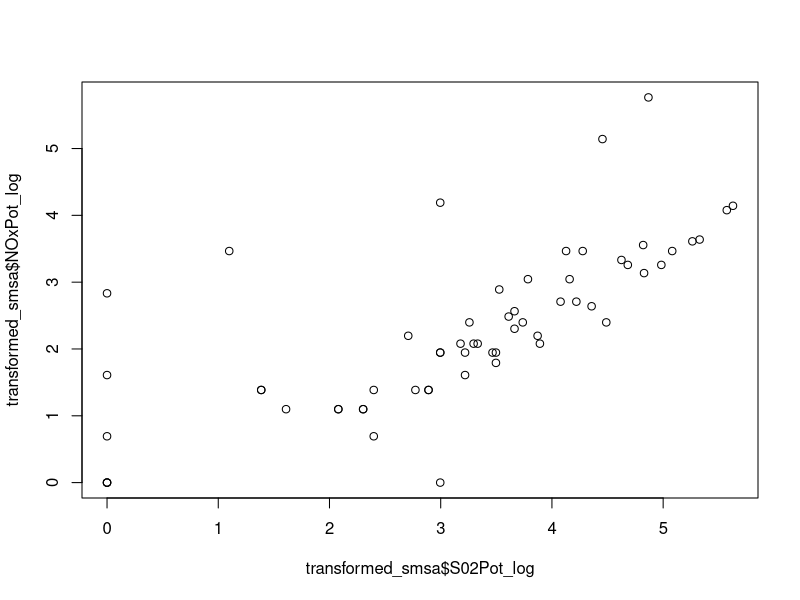
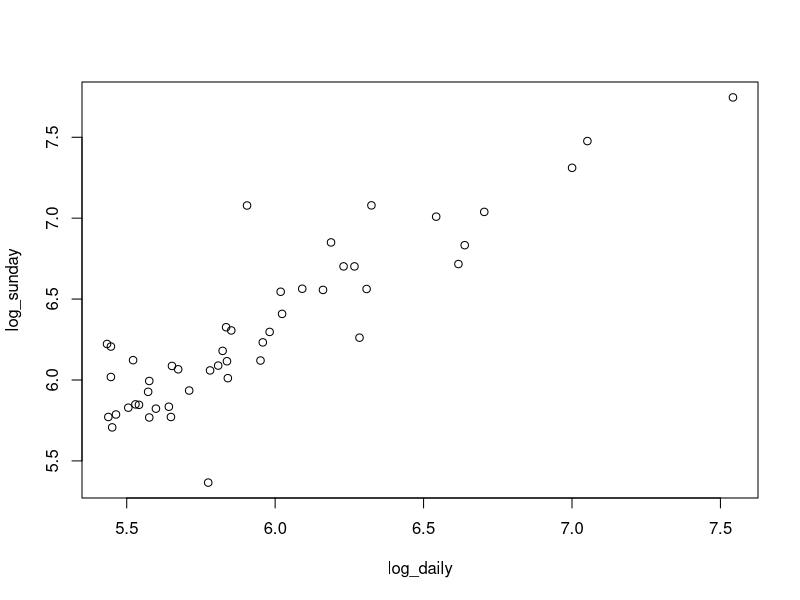
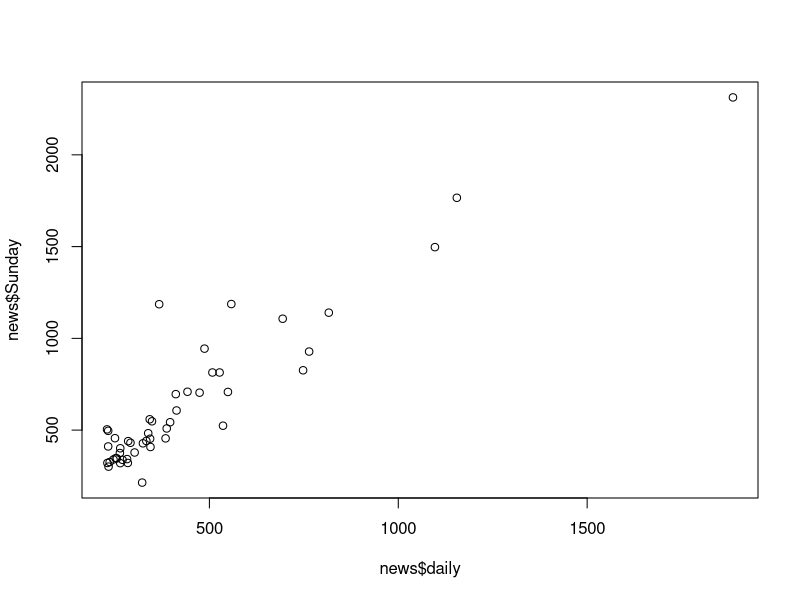
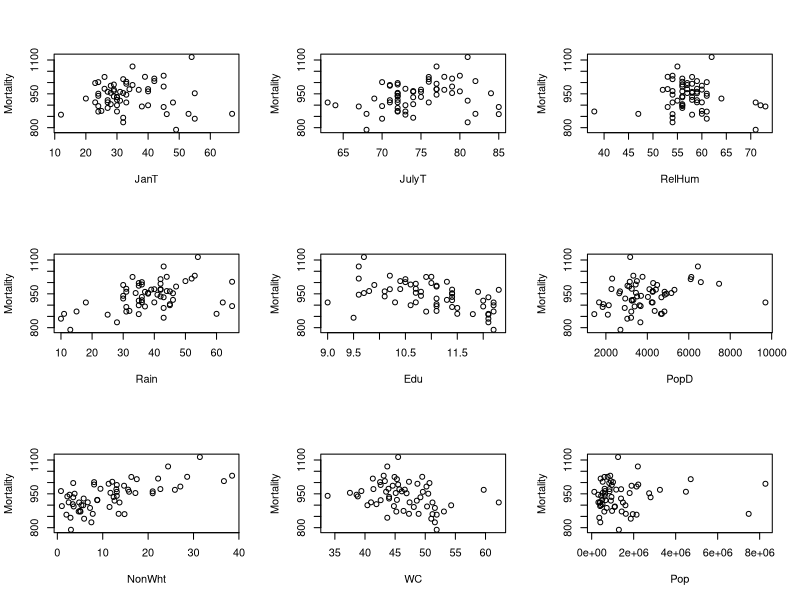
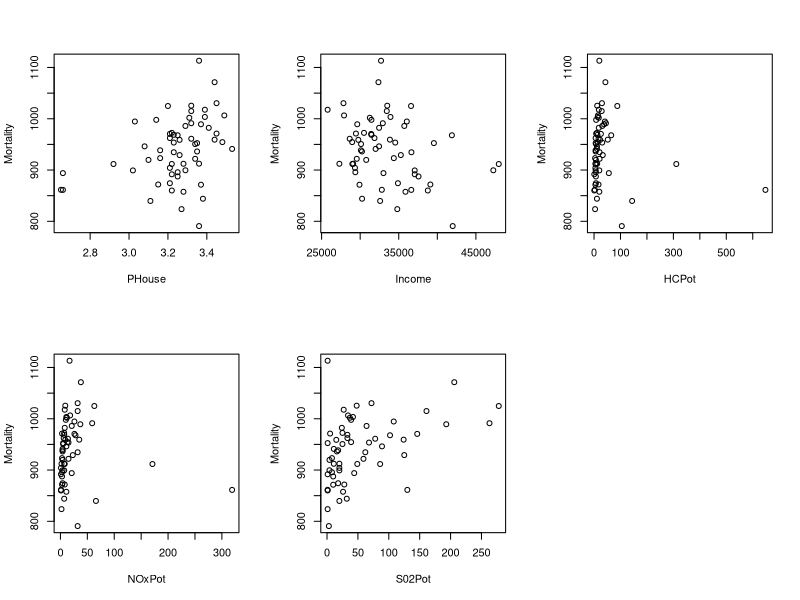
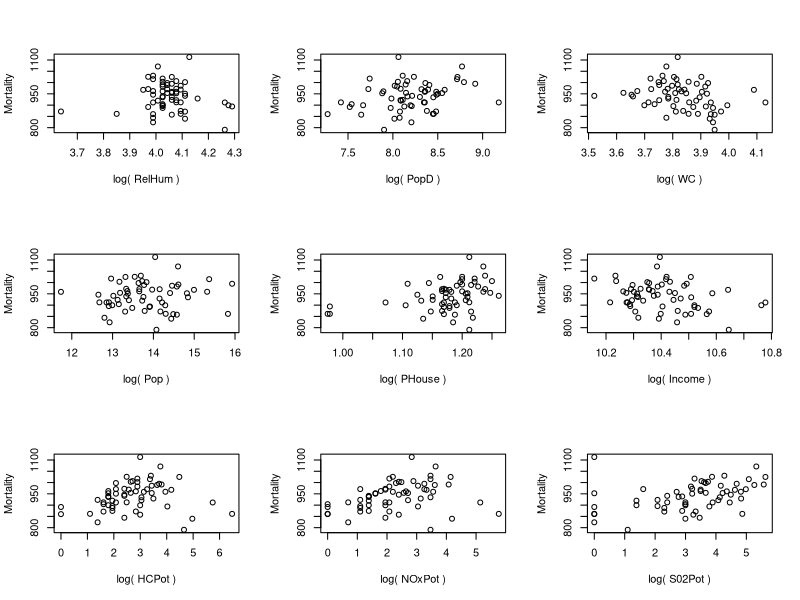

Source code (R) for these figures, in order:
Dropbox = "C:\\users/Jake/Dropbox"
#Dropbox = "~/Dropbox"
path= "/Booth/Fall 2013/Regression/Homeworks/HW6/"
setwd(paste(Dropbox,"/Booth/Fall 2013/Regression/Data", sep=""))
smsa = read.csv("smsa.csv")
news = read.csv("newspaper.csv")

#1.1
paste(sep="", Dropbox, path, "1.1.png")
png(filename=paste(sep="", Dropbox, path, "1.1.png"))
summary(smsa)
par(mfrow=c(3,3))
for(i in 2:16)
{
  if(colnames(smsa)[i] == "Mortality") { next }
  if(i == 12)
  {
    dev.off()
    png(filename=paste(sep="", Dropbox, path, "1.2.png"))
    par(mfrow=c(2,3))
  }
  plot(smsa[,i],smsa$Mortality, xlab=paste(colnames(smsa)[i]), ylab="Mortality") 
}
dev.off()
#transform NOxPot, Pop, PHouse, Income, HCPot, WC, PopD, RelHum, S02Pot to log()

transformed_smsa = data.frame(Mortality = smsa$Mortality)

png(filename=paste(sep="", Dropbox, path, "1.3.png"))
par(mfrow=c(3,3))
for(i in 2:16)
{
  if(colnames(smsa)[i] == "Mortality") { next }
  if(colnames(smsa)[i] == "NOxPot" || 
       colnames(smsa)[i] == "Pop" || 
       colnames(smsa)[i] == "PHouse" || 
       colnames(smsa)[i] == "Income" || 
       colnames(smsa)[i] == "HCPot" || 
       colnames(smsa)[i] == "WC" || 
       colnames(smsa)[i] == "PopD" || 
       colnames(smsa)[i] == "S02Pot" || 
       colnames(smsa)[i] == "RelHum") 
  { 
    transformed_smsa[,eval(paste(sep="", colnames(smsa)[i], "_log"))] <- log(smsa[,i])
    plot(log(smsa[,i]),smsa$Mortality, xlab=paste("log(", colnames(smsa)[i], ")"), ylab="Mortality") 
  }
  else
    {
      transformed_smsa[,eval(colnames(smsa)[i])] <- smsa[,i]
      #plot(smsa[,i],smsa$Mortality, xlab=paste(colnames(smsa)[i]), ylab="Mortality") 
    }
}
dev.off()

#1.2
summary(transformed_smsa)
#transform NOxPlot, Pop, PHouse, Income, HCPot, WC, PopD, RelHum to log()
null <- lm(Mortality ~ 1, data=transformed_smsa)
full <- lm(Mortality ~ ., data=transformed_smsa)

summary(full)

#1.3
reg1<- lm(Mortality ~ JanT + Rain + NonWht + NOxPot_log, data=transformed_smsa)
summary(reg1)
anova(reg1, full)

reg2<- lm(Mortality ~ JanT + Rain + NonWht + NOxPot_log + Edu, data=transformed_smsa)
summary(reg2)

reg3<- lm(Mortality ~ JanT + Rain + NonWht + NOxPot_log + WC_log, data=transformed_smsa)
summary(reg3)

reg4<- lm(Mortality ~ JanT + Rain + NonWht + NOxPot_log + HCPot_log, data=transformed_smsa)
summary(reg4)

anova(reg2,reg1)
anova(reg3,reg1)
anova(reg4,reg1)

reg5<- lm(Mortality ~ JanT + Rain + NonWht + NOxPot_log + Edu + WC_log, data=transformed_smsa)
summary(reg5)

reg6<- lm(Mortality ~ JanT + Rain + NonWht + NOxPot_log + Edu + HCPot_log, data=transformed_smsa)
summary(reg6)

anova(reg5,reg2)
anova(reg6,reg2)

summary(reg2)

#1.4
fwd <- step(null, scope=formula(full), direction="forward", k=log(length(transformed_smsa$Mortality)))
summary(fwd)

anova(reg2, fwd)

plot(transformed_smsa$S02Pot_log, transformed_smsa$NOxPot_log)

BIC <- c(reg1=extractAIC(reg1, k=log(length(transformed_smsa$Mortality)))[2],
         reg2=extractAIC(reg2, k=log(length(transformed_smsa$Mortality)))[2])
BIC <-  c(BIC, reg3 = extractAIC(fwd, k=log(length(transformed_smsa$Mortality)))[2])
BIC

eBIC <- exp(-0.5*(BIC-min(BIC)))
round(probs <- eBIC/sum(eBIC), 5)


#1.5
#TODO: Use BIC?
null <- lm(Mortality ~ 1, data=transformed_smsa)
full <- lm(Mortality ~ . + .^2, data=transformed_smsa)
fwd <- step(null, scope=formula(full), direction="forward", k=log(length(transformed_smsa$Mortality)))

summary(fwd)
extractAIC(fwd, k=log(length(transformed_smsa$Mortality)))
extractAIC(reg2,  k=log(length(transformed_smsa$Mortality)))

reg7 <- lm(Mortality ~ JanT + Rain + S02Pot_log*NonWht, data=transformed_smsa)
summary(reg7)
extractAIC(reg7,  k=log(length(transformed_smsa$Mortality)))

BIC <- c(reg1=extractAIC(reg2, k=log(length(transformed_smsa$Mortality)))[2],
         reg2=extractAIC(fwd, k=log(length(transformed_smsa$Mortality)))[2],
         reg3=extractAIC(reg7, k=log(length(transformed_smsa$Mortality)))[2])
BIC

eBIC <- exp(-0.5*(BIC-min(BIC)))
round(probs <- eBIC/sum(eBIC), 5)

#1.6
#TODO: reference notes for how to use sapply()

index <- sample(1:length(transformed_smsa$Mortality),length(transformed_smsa$Mortality)/10)
index
train <- transformed_smsa[-index,] 
test <- transformed_smsa[index,]
train
test
reg1 = lm(Mortality ~ JanT + Rain + NonWht + NOxPot_log + Edu, data=train)
reg2 = lm(Mortality ~ JanT + Rain + S02Pot_log * NonWht + Edu, data=train)
reg3 = lm(Mortality ~ JanT + Rain + S02Pot_log * NonWht, data=train)

summary(reg1)
summary(reg2)
summary(reg3)

error1 <- predict(reg1, newdata=test)-test$Mortality
error2 <- predict(reg2, newdata=test)-test$Mortality
error3 <- predict(reg3, newdata=test)-test$Mortality

mean(error1^2)
mean(error2^2)
mean(error3^2)

#2.1
#revisiting our models from HW 3 and 4:
norm.log <- function(model,y) {
  t.y <- log(y)
  s <- sqrt(sum(residuals(model)^2)/length(residuals(model)))
  LL <- sum(log(dnorm(t.y,mean=predict(model), sd=s)*1/y)) 
  LL 
} 
norm.test <- function(model,y) {
  s <- sqrt(sum(residuals(model)^2)/length(residuals(model)))
  LL <- sum(log(dnorm(y,mean=predict(model), sd=s))) 
  LL 
} 

#HW3
news_lm = lm(Sunday ~ daily, news)
#HW4
log_sunday = log(news$Sunday)
log_daily = log(news$daily)
log_news_lm = lm(log_sunday ~ log_daily)

plot(log_daily, log_sunday)
plot(news$daily, news$Sunday)

model.BIC <- c(reg1=extractAIC(news_lm, k=log(length(news$Sunday)))[2],
               reg2=extractAIC(log_news_lm, k=log(length(news$Sunday)))[2])
model.BIC

eBIC <- exp(-0.5*(model.BIC-min(model.BIC)))
round(probs <- eBIC/sum(eBIC), 5)

model.BIC <- c(-2*norm.test(news_lm,news$Sunday)+log(length(news$Sunday))*3, 
               -2*norm.log(log_news_lm,news$Sunday)+log(length(news$Sunday))*2)
model.BIC
eBIC <- exp(-0.5*(model.BIC-min(model.BIC)))
round(probs <- eBIC/sum(eBIC), 5)



#TODO: compare with BIC